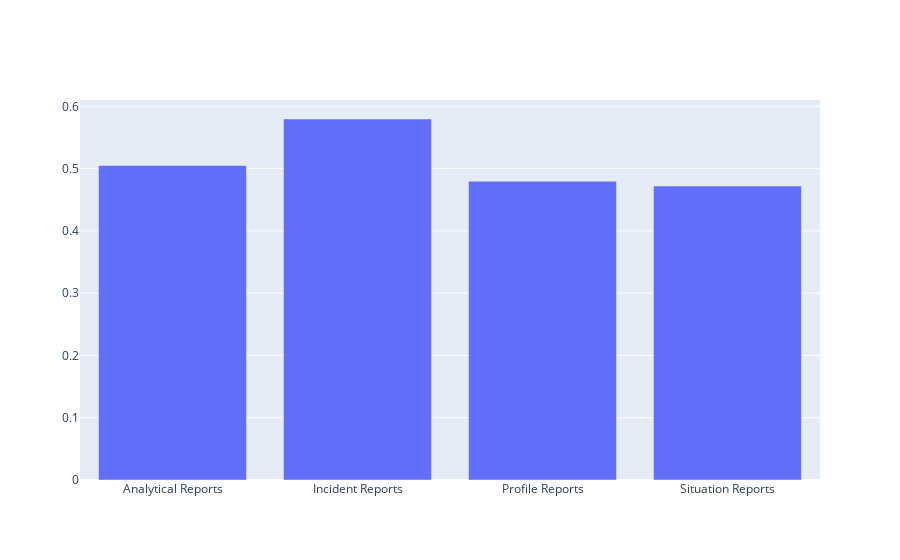

The notebook cell this image was saved under:
### Code cell
x.box(df, x='Label', y='Wordcount_per')

### Figure 1 — Plotly figure (JSON) as saved in the notebook; plotly's stock layout.template omitted (floating-point values rounded to 4 significant figures)
{"data": [{"type": "bar", "x": ["Analytical Reports", "Incident Reports", "Profile Reports", "Situation Reports"], "y": [0.5049, 0.5796, 0.4798, 0.472]}], "layout": {}}
